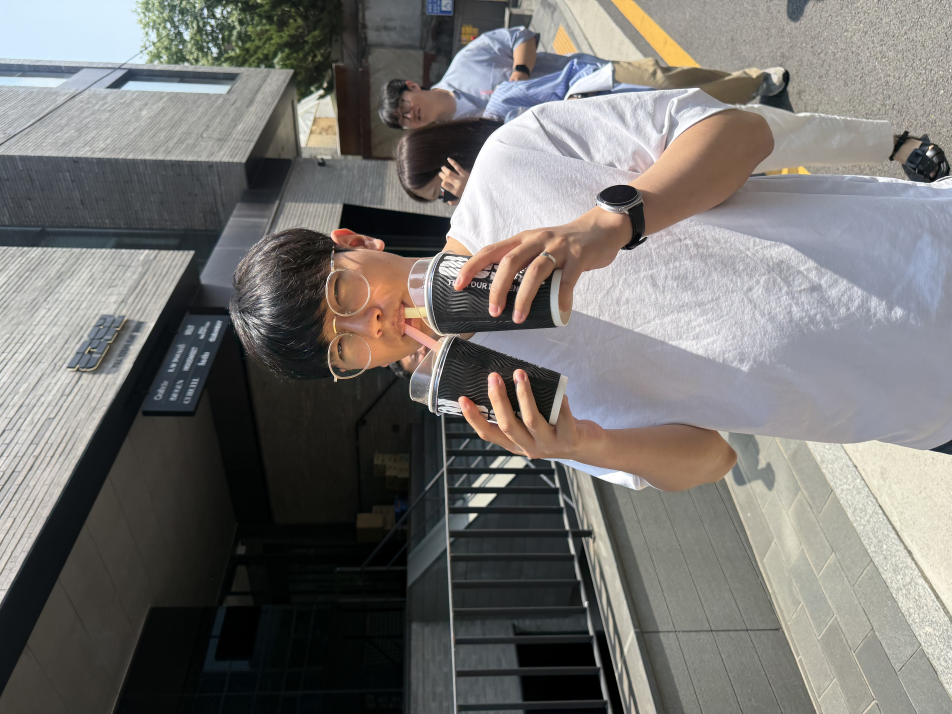
#> input picture assets/people.jpg, 5712 x 4284 px (shown at 1/6 size)
$ python make-icon.py ../assets/people.jpg ../assets/leg_texture.png
#> lines starting #> are read from the running program, lines starting #| are printed output that depends on the picture
# Generate build/icon.png from a character.png — face-area crop + resize to 512×512.
# Usage: python make-icon.py <src character.png> <dst icon.png>
import sys
from PIL import Image

src, dst = sys.argv[1], sys.argv[2]
img = Image.open(src).convert("RGBA")
w, h = img.size
#> w = 5712; h = 4284
s = min(w, h)
#> s = 4284
left = (w - s) // 2
#> left = 714
top = int(h * 0.05)
#> top = 214
if top + s > h:
    top = h - s
#> top = 0
img.crop((left, top, left + s, top + s)).resize((512, 512), Image.LANCZOS).save(dst)
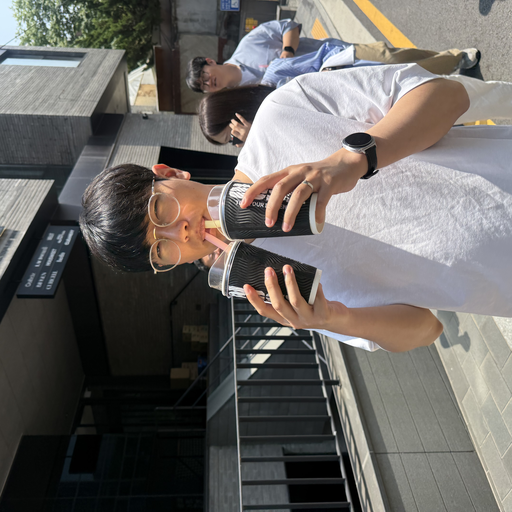
#> saved as leg_texture.png: PIL image 512x512 RGBA; mean R, G, B, A 106.1, 102.8, 99.4, 255
print(f"icon saved: {dst} ({img.size} -> 512x512)")
#| icon saved: ../assets/leg_texture.png ((5712, 4284) -> 512x512)
